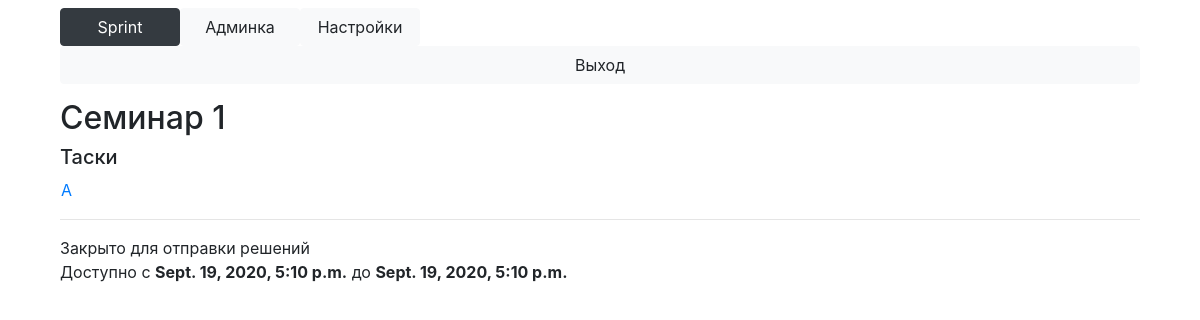
/block?id=50 (signed in), run on an earlier commit of the app's database.
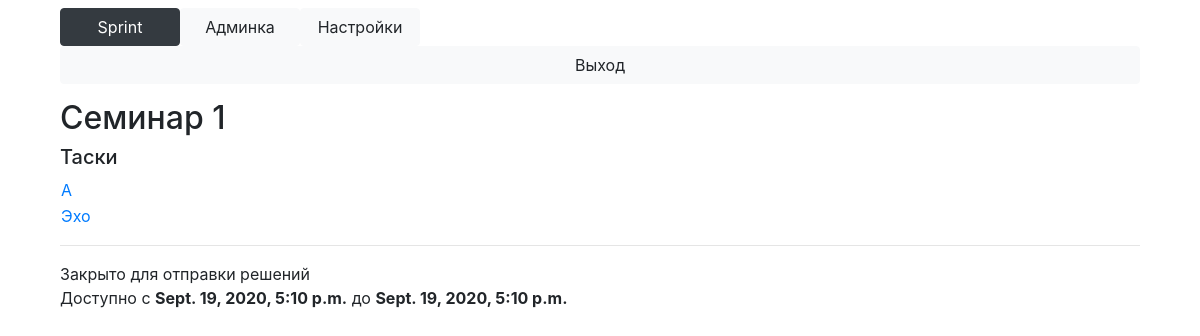
And on a later commit of the database.
### Main/models.py (models this page shows, shortened)
class Block(models.Model):
    name = models.TextField()
    course = models.ForeignKey(Course, on_delete=models.CASCADE)
    time_start = models.DateTimeField()
    time_end = models.DateTimeField()
    opened = models.IntegerField()
    @property
    def tasks(self):
        return Task.objects.filter(block=self)

class Task(models.Model):
    name = models.TextField()
    block = models.ForeignKey(Block, on_delete=models.CASCADE)
    legend = models.TextField(default='')
    input = models.TextField(default='')
    output = models.TextField(default='')
    specifications = models.TextField(default='')
    time_limit = models.IntegerField(default=10000)
    weight = models.FloatField(default=1.0)
    max_mark = models.IntegerField(default=10)
    max_solutions_count = models.IntegerField(default=10)
    show_details = models.IntegerField(default=1)
    full_solution = models.IntegerField(default=0)

### Main/views.py (the view)
# urls.py: path('block', views.block),
def block(request):
    current_block = Block.objects.get(id=request.GET['id'])
    if not check_permission_block(request.user, current_block):
        return HttpResponseRedirect('/main')
    return render(request, 'block.html', context={'Block': current_block,
                                                  'is_admin': check_admin(request.user),
                                                  'user': request.user})

### Main/context_processors.py (called while the page is built)
def attributes(request):
	return {
		'current_page': 'settings' if '/settings' == request.path else 'admin' if 'admin' in request.path else 'main',
		'is_admin': check_admin(request.user)
	}

### Main/main.py (called while the page is built, shortened)
def check_login(user):
    return user.is_authenticated

def check_admin(user):
    if check_teacher(user):
        return True

def check_teacher(user):
    return user.is_staff and check_login(user)

def courses_available(user):
    if user.is_superuser:
        return Course.objects.all()
    else:
        return [s.course for s in Subscribe.objects.filter(user=user)]

def blocks_available(user):
    courses = courses_available(user)
    blocks = {}
    is_admin = check_admin(user)
    for course in courses:
        if is_admin:
            blocks[course] = Block.objects.filter(
                course=course
            )
    return blocks

def check_permission_block(user, block):
    blocks = blocks_available(user)
    for course in blocks.keys():
        if block in blocks[course]:
            return True
    return False

### Main/templatetags/filters.py (called while the page is built)
@register.filter('mark_for_task')
def mark_for_task(task, user):
    try:
        return int(list(Solution.objects.filter(task=task, user=user, mark__isnull=False))[-1].mark * 10 / task.max_mark)
    except IndexError:
        return -1

@register.filter('marked')
def marked(mark):
    return mark != -1

### templates/block.html (shortened to what this page needs)
{% extends 'base.html' %}
{% load filters %}
{% block content %}
    <h2>{{ Block.name }}</h2>
    <h5>Таски</h5>
    <table>
        {% for task in Block.tasks %}
            <tr>
                <td>
                    <a href="/task?id={{ task.id }}">{{ task.name }}</a>
                </td>
                <td>
                </td>
            </tr>
        {% endfor %}
    </table>
    <hr>
    {% if Block.opened %}
        Открыто для отправки решений
    {% else %}
        Закрыто для отправки решений
    {% endif %}
    <br>Доступно с <b>{{ Block.time_start }}</b> до <b>{{ Block.time_end }}</b>
{% endblock %}

### templates/base.html (shortened to what this page needs)
<!DOCTYPE HTML PUBLIC "-//W3C//DTD HTML 4.01//EN"
  "http://www.w3.org/TR/html4/strict.dtd">
{% load static %}
<html lang="en">
	<head>
        <link rel="stylesheet" href="https://stackpath.bootstrapcdn.com/bootstrap/4.5.0/css/bootstrap.min.css">
		<link rel="stylesheet" type="text/css" href={% static "css/styles.css" %}>
        <link rel="stylesheet" href="//code.jquery.com/ui/1.12.1/themes/base/jquery-ui.css">
	</head>
	<body onload="{% block onload %}{% endblock %}">
		<div class="main_div">
            <header class="mt-2 mb-2" role="banner">
                <div class="row no-gutters top-buffer">
                    <div class="col" style="min-width: 100px;">
                        <button type="button" class="btn {% if current_page == 'main' %}btn-dark{% else %}btn-light{% endif %} btn-block top-button" onclick="main()">Sprint</button>
                    </div>
                    {% if is_admin %}
                    <div class="col" style="min-width: 100px;">
                        <button type="button" class="btn {% if current_page == 'admin' %}btn-dark{% else %}btn-light{% endif %} btn-block top-button" onclick="admin()">Админка</button>
                    </div>
                    {% endif %}
                    <div class="col" style="min-width: 100px;">
                        <button type="button" class="btn {% if current_page == 'settings' %}btn-dark{% else %}btn-light{% endif %} btn-block top-button"  onclick="settings()">Настройки</button>
                    </div>
                    <div class="col-{% if is_admin %}8{% else %}9{% endif %}">
                    </div>
                    <div class="col" style="min-width: 100px;">
                        <button type="button" class="btn btn-light btn-block top-button" onclick="logout()">Выход</button>
                    </div>
                </div>
            </header>
            {% block content %}{% endblock %}
        </div>
	</body>
</html>

### static/css/styles.css (style rules this page uses)
.main_div { margin-left: 5%; margin-right: 5%; }
.top-buffer { margin-bottom:15px; }
.top-button { min-width: 100px; display: inline-block; }

What changed in the data, as far as the page shows it:
added Task: name "Эхо"
